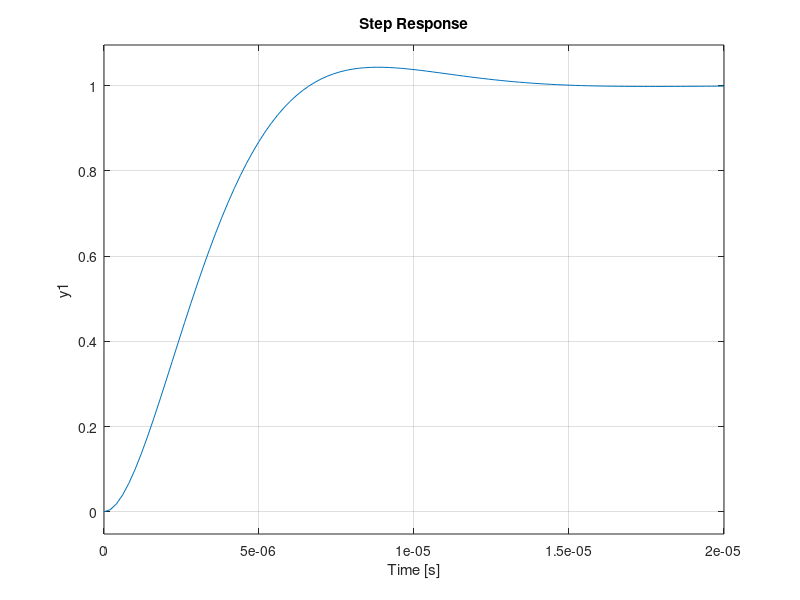

Recreate this plot in MATLAB. (Note: this script raises an error after producing the figure.)


%%%%%%%%%%%%%%%%%%%%%%%
% Exp. 2/3   %        %
C1 = 10e-9;  % farad  %
C2 =  5e-9;  % farad  %
R  = 281.35; % ohm    %
%%%%%%%%%%%%%%%%%%%%%%%


N = [0,            0, 1 / (R.^2 * C1 * C2)]; % numerator coefficients
D = [1, 2 / (R * C1), 1 / (R.^2 * C1 * C2)]; % denomenator coefficients

Hsys2 = tf(N, D);

step(Hsys2);
grid on;


Hbandpass = series(Hsys1, Hsys2);
bode(Hbandpass);
grid on;
figure;
step(Hbandpass);
grid on;